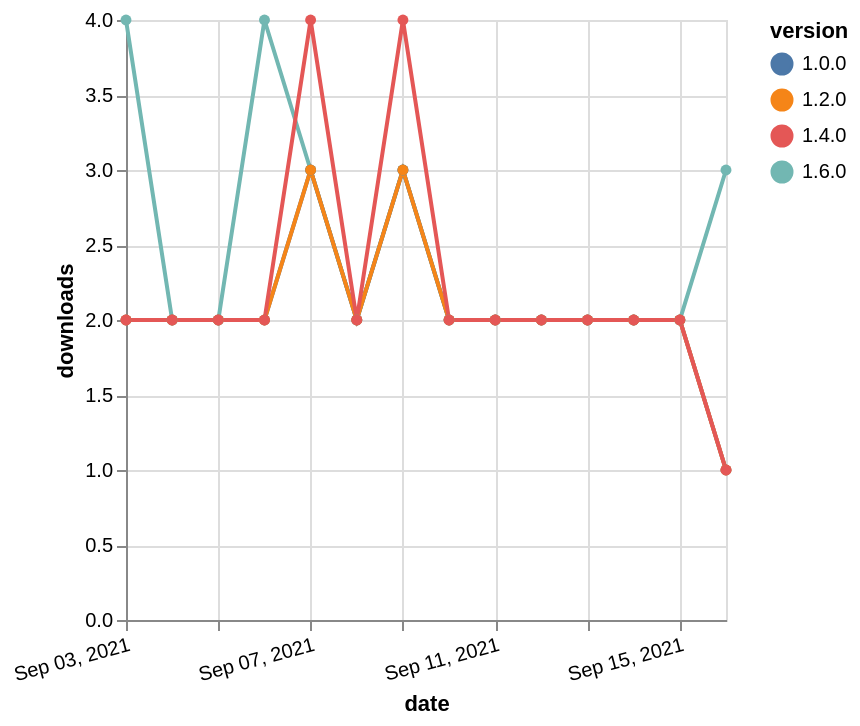

The Vega-Lite source for this figure:
### Vega-Lite specification from a JSON file in a GitHub repository (floating-point values rounded to 4 significant figures)
{"$schema": "https://vega.github.io/schema/vega-lite/v5.json", "description": "A simple bar chart with embedded data.", "data": {"values": [{"date": "2021-09-03", "total": 234, "delta": 4, "version": "1.6.0"}, {"date": "2021-09-04", "total": 236, "delta": 2, "version": "1.6.0"}, {"date": "2021-09-05", "total": 238, "delta": 2, "version": "1.6.0"}, {"date": "2021-09-06", "total": 242, "delta": 4, "version": "1.6.0"}, {"date": "2021-09-07", "total": 245, "delta": 3, "version": "1.6.0"}, {"date": "2021-09-08", "total": 247, "delta": 2, "version": "1.6.0"}, {"date": "2021-09-09", "total": 250, "delta": 3, "version": "1.6.0"}, {"date": "2021-09-10", "total": 252, "delta": 2, "version": "1.6.0"}, {"date": "2021-09-11", "total": 254, "delta": 2, "version": "1.6.0"}, {"date": "2021-09-12", "total": 256, "delta": 2, "version": "1.6.0"}, {"date": "2021-09-13", "total": 258, "delta": 2, "version": "1.6.0"}, {"date": "2021-09-14", "total": 260, "delta": 2, "version": "1.6.0"}, {"date": "2021-09-15", "total": 262, "delta": 2, "version": "1.6.0"}, {"date": "2021-09-16", "total": 265, "delta": 3, "version": "1.6.0"}, {"date": "2021-09-03", "total": 1495, "delta": 2, "version": "1.0.0"}, {"date": "2021-09-04", "total": 1497, "delta": 2, "version": "1.0.0"}, {"date": "2021-09-05", "total": 1499, "delta": 2, "version": "1.0.0"}, {"date": "2021-09-06", "total": 1501, "delta": 2, "version": "1.0.0"}, {"date": "2021-09-07", "total": 1504, "delta": 3, "version": "1.0.0"}, {"date": "2021-09-08", "total": 1506, "delta": 2, "version": "1.0.0"}, {"date": "2021-09-09", "total": 1509, "delta": 3, "version": "1.0.0"}, {"date": "2021-09-10", "total": 1511, "delta": 2, "version": "1.0.0"}, {"date": "2021-09-11", "total": 1513, "delta": 2, "version": "1.0.0"}, {"date": "2021-09-12", "total": 1515, "delta": 2, "version": "1.0.0"}, {"date": "2021-09-13", "total": 1517, "delta": 2, "version": "1.0.0"}, {"date": "2021-09-14", "total": 1519, "delta": 2, "version": "1.0.0"}, {"date": "2021-09-15", "total": 1521, "delta": 2, "version": "1.0.0"}, {"date": "2021-09-16", "total": 1522, "delta": 1, "version": "1.0.0"}, {"date": "2021-09-03", "total": 1011, "delta": 2, "version": "1.2.0"}, {"date": "2021-09-04", "total": 1013, "delta": 2, "version": "1.2.0"}, {"date": "2021-09-05", "total": 1015, "delta": 2, "version": "1.2.0"}, {"date": "2021-09-06", "total": 1017, "delta": 2, "version": "1.2.0"}, {"date": "2021-09-07", "total": 1020, "delta": 3, "version": "1.2.0"}, {"date": "2021-09-08", "total": 1022, "delta": 2, "version": "1.2.0"}, {"date": "2021-09-09", "total": 1025, "delta": 3, "version": "1.2.0"}, {"date": "2021-09-10", "total": 1027, "delta": 2, "version": "1.2.0"}, {"date": "2021-09-11", "total": 1029, "delta": 2, "version": "1.2.0"}, {"date": "2021-09-12", "total": 1031, "delta": 2, "version": "1.2.0"}, {"date": "2021-09-13", "total": 1033, "delta": 2, "version": "1.2.0"}, {"date": "2021-09-14", "total": 1035, "delta": 2, "version": "1.2.0"}, {"date": "2021-09-15", "total": 1037, "delta": 2, "version": "1.2.0"}, {"date": "2021-09-16", "total": 1038, "delta": 1, "version": "1.2.0"}, {"date": "2021-09-03", "total": 714, "delta": 2, "version": "1.4.0"}, {"date": "2021-09-04", "total": 716, "delta": 2, "version": "1.4.0"}, {"date": "2021-09-05", "total": 718, "delta": 2, "version": "1.4.0"}, {"date": "2021-09-06", "total": 720, "delta": 2, "version": "1.4.0"}, {"date": "2021-09-07", "total": 724, "delta": 4, "version": "1.4.0"}, {"date": "2021-09-08", "total": 726, "delta": 2, "version": "1.4.0"}, {"date": "2021-09-09", "total": 730, "delta": 4, "version": "1.4.0"}, {"date": "2021-09-10", "total": 732, "delta": 2, "version": "1.4.0"}, {"date": "2021-09-11", "total": 734, "delta": 2, "version": "1.4.0"}, {"date": "2021-09-12", "total": 736, "delta": 2, "version": "1.4.0"}, {"date": "2021-09-13", "total": 738, "delta": 2, "version": "1.4.0"}, {"date": "2021-09-14", "total": 740, "delta": 2, "version": "1.4.0"}, {"date": "2021-09-15", "total": 742, "delta": 2, "version": "1.4.0"}, {"date": "2021-09-16", "total": 743, "delta": 1, "version": "1.4.0"}]}, "width": "container", "mark": {"type": "line", "point": {"filled": true}}, "encoding": {"x": {"field": "date", "type": "temporal", "timeUnit": "yearmonthdate", "title": "date", "axis": {"labelAngle": -15}}, "y": {"field": "delta", "type": "quantitative", "title": "downloads"}, "color": {"field": "version", "type": "nominal"}, "tooltip": {"field": "delta"}}}
